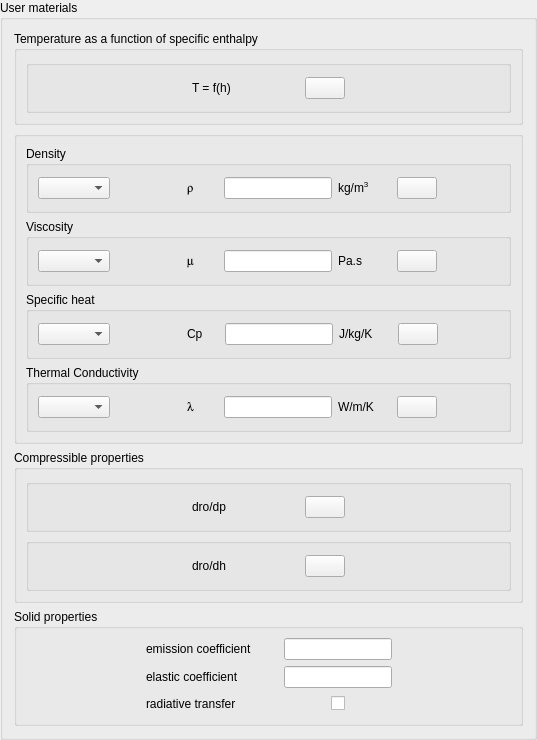
    <widget class="QGroupBox" name="groupBoxConstantProperties">
     <property name="title">
      <string>User materials</string>
     </property>
     <layout class="QGridLayout" name="gridLayout_13">
      <item row="0" column="0">
       <widget class="QGroupBox" name="groupBoxTemperature">
        <property name="title">
         <string>Temperature as a function of specific enthalpy</string>
        </property>
        <layout class="QGridLayout" name="gridLayout_8">
         <item row="0" column="0">
          <widget class="QGroupBox" name="groupBoxDensity_6">
           <property name="title">
            <string/>
           </property>
           <layout class="QGridLayout" name="gridLayout_9">
            <item row="0" column="0">
             <spacer>
              <property name="orientation">
               <enum>Qt::Horizontal</enum>
              </property>
              <property name="sizeHint" stdset="0">
               <size>
                <width>71</width>
                <height>26</height>
               </size>
              </property>
             </spacer>
            </item>
            <item row="0" column="1">
             <layout class="QHBoxLayout" name="_7">
              <property name="spacing">
               <number>6</number>
              </property>
              <property name="margin">
               <number>0</number>
              </property>
              <item>
               <widget class="QLabel" name="labelTemperature">
                <property name="minimumSize">
                 <size>
                  <width>37</width>
                  <height>26</height>
                 </size>
                </property>
                <property name="text">
                 <string>T = f(h)</string>
                </property>
               </widget>
              </item>
              <item>
               <spacer>
                <property name="orientation">
                 <enum>Qt::Horizontal</enum>
                </property>
                <property name="sizeHint" stdset="0">
                 <size>
                  <width>16</width>
                  <height>26</height>
                 </size>
                </property>
               </spacer>
              </item>
              <item>
               <widget class="QPushButton" name="pushButtonTemperature">
                <property name="text">
                 <string/>
                </property>
                <property name="icon">
                 <iconset resource="resources_gui.qrc">
                  <normaloff>:/new/prefix1/icons/22x22/edit-find-replace.png</normaloff>:/new/prefix1/icons/22x22/edit-find-replace.png</iconset>
                </property>
               </widget>
              </item>
             </layout>
            </item>
            <item row="0" column="2">
             <spacer>
              <property name="orientation">
               <enum>Qt::Horizontal</enum>
              </property>
              <property name="sizeHint" stdset="0">
               <size>
                <width>61</width>
                <height>26</height>
               </size>
              </property>
             </spacer>
            </item>
           </layout>
          </widget>
         </item>
        </layout>
       </widget>
      </item>
      <item row="1" column="0">
       <widget class="QGroupBox" name="groupBoxPhysicalProp">
        <property name="title">
         <string/>
        </property>
        <layout class="QGridLayout" name="gridLayout_5">
         <item row="0" column="0">
          <layout class="QVBoxLayout" name="verticalLayout">
           <item>
            <widget class="QGroupBox" name="groupBoxDensity">
             <property name="title">
              <string>Density</string>
             </property>
             <layout class="QGridLayout">
              <property name="margin">
               <number>9</number>
              </property>
              <property name="spacing">
               <number>6</number>
              </property>
              <item row="0" column="1">
               <spacer>
                <property name="orientation">
                 <enum>Qt::Horizontal</enum>
                </property>
                <property name="sizeHint" stdset="0">
                 <size>
                  <width>71</width>
                  <height>26</height>
                 </size>
                </property>
               </spacer>
              </item>
              <item row="0" column="3">
               <spacer>
                <property name="orientation">
                 <enum>Qt::Horizontal</enum>
                </property>
                <property name="sizeHint" stdset="0">
                 <size>
                  <width>61</width>
                  <height>26</height>
                 </size>
                </property>
               </spacer>
              </item>
              <item row="0" column="2">
               <layout class="QHBoxLayout">
                <property name="spacing">
                 <number>6</number>
                </property>
                <property name="margin">
                 <number>0</number>
                </property>
                <item>
                 <widget class="QLabel" name="labelVarRho">
                  <property name="minimumSize">
                   <size>
                    <width>15</width>
                    <height>0</height>
                   </size>
                  </property>
                  <property name="font">
                   <font>
                    <family>Symbol</family>
                   </font>
                  </property>
                  <property name="text">
                   <string>r</string>
                  </property>
                 </widget>
                </item>
                <item>
                 <spacer>
                  <property name="orientation">
                   <enum>Qt::Horizontal</enum>
                  </property>
                  <property name="sizeHint" stdset="0">
                   <size>
                    <width>16</width>
                    <height>26</height>
                   </size>
                  </property>
                 </spacer>
                </item>
                <item>
                 <widget class="QLineEdit" name="lineEditDensity"/>
                </item>
                <item>
                 <widget class="QLabel" name="labelUnitDensity">
                  <property name="minimumSize">
                   <size>
                    <width>37</width>
                    <height>26</height>
                   </size>
                  </property>
                  <property name="text">
                   <string>kg/m&lt;sup&gt;3&lt;/sup&gt;</string>
                  </property>
                 </widget>
                </item>
                <item>
                 <spacer>
                  <property name="orientation">
                   <enum>Qt::Horizontal</enum>
                  </property>
                  <property name="sizeHint" stdset="0">
                   <size>
                    <width>16</width>
                    <height>26</height>
                   </size>
                  </property>
                 </spacer>
                </item>
                <item>
                 <widget class="QPushButton" name="pushButtonDensity">
                  <property name="text">
                   <string/>
                  </property>
                  <property name="icon">
                   <iconset resource="resources_gui.qrc">
                    <normaloff>:/new/prefix1/icons/22x22/edit-find-replace.png</normaloff>:/new/prefix1/icons/22x22/edit-find-replace.png</iconset>
                  </property>
                 </widget>
                </item>
               </layout>
              </item>
              <item row="0" column="0">
               <widget class="QComboBox" name="comboBoxDensity"/>
              </item>
             </layout>
            </widget>
           </item>
           <item>
            <widget class="QGroupBox" name="groupBoxViscosity">
             <property name="title">
              <string>Viscosity</string>
             </property>
             <layout class="QGridLayout">
              <property name="margin">
               <number>9</number>
              </property>
              <property name="spacing">
               <number>6</number>
              </property>
              <item row="0" column="0">
               <widget class="QComboBox" name="comboBoxViscosity"/>
              </item>
              <item row="0" column="1">
               <spacer>
                <property name="orientation">
                 <enum>Qt::Horizontal</enum>
                </property>
                <property name="sizeHint" stdset="0">
                 <size>
                  <width>71</width>
                  <height>26</height>
                 </size>
                </property>
               </spacer>
              </item>
              <item row="0" column="3">
               <spacer>
                <property name="orientation">
                 <enum>Qt::Horizontal</enum>
                </property>
                <property name="sizeHint" stdset="0">
                 <size>
                  <width>61</width>
                  <height>26</height>
                 </size>
                </property>
               </spacer>
              </item>
              <item row="0" column="2">
               <layout class="QHBoxLayout">
                <property name="spacing">
                 <number>6</number>
                </property>
                <property name="margin">
                 <number>0</number>
                </property>
                <item>
                 <widget class="QLabel" name="labelVarMu">
                  <property name="minimumSize">
                   <size>
                    <width>15</width>
                    <height>0</height>
                   </size>
                  </property>
                  <property name="font">
                   <font>
                    <family>Symbol</family>
                   </font>
                  </property>
                  <property name="text">
                   <string>m</string>
                  </property>
                 </widget>
                </item>
                <item>
                 <spacer>
                  <property name="orientation">
                   <enum>Qt::Horizontal</enum>
                  </property>
                  <property name="sizeHint" stdset="0">
                   <size>
                    <width>16</width>
                    <height>26</height>
                   </size>
                  </property>
                 </spacer>
                </item>
                <item>
                 <widget class="QLineEdit" name="lineEditViscosity"/>
                </item>
                <item>
                 <widget class="QLabel" name="labelUnitViscosity">
                  <property name="minimumSize">
                   <size>
                    <width>37</width>
                    <height>26</height>
                   </size>
                  </property>
                  <property name="text">
                   <string>Pa.s</string>
                  </property>
                 </widget>
                </item>
                <item>
                 <spacer>
                  <property name="orientation">
                   <enum>Qt::Horizontal</enum>
                  </property>
                  <property name="sizeHint" stdset="0">
                   <size>
                    <width>16</width>
                    <height>26</height>
                   </size>
                  </property>
                 </spacer>
                </item>
                <item>
                 <widget class="QPushButton" name="pushButtonViscosity">
                  <property name="text">
                   <string/>
                  </property>
                  <property name="icon">
                   <iconset resource="resources_gui.qrc">
                    <normaloff>:/new/prefix1/icons/22x22/edit-find-replace.png</normaloff>:/new/prefix1/icons/22x22/edit-find-replace.png</iconset>
                  </property>
                 </widget>
                </item>
               </layout>
              </item>
             </layout>
            </widget>
           </item>
           <item>
            <widget class="QGroupBox" name="groupBoxSpecificHeat">
             <property name="title">
              <string>Specific heat</string>
             </property>
             <layout class="QGridLayout">
              <property name="margin">
               <number>9</number>
              </property>
              <property name="spacing">
               <number>6</number>
              </property>
              <item row="0" column="0">
               <widget class="QComboBox" name="comboBoxSpecificHeat"/>
              </item>
              <item row="0" column="1">
               <spacer>
                <property name="orientation">
                 <enum>Qt::Horizontal</enum>
                </property>
                <property name="sizeHint" stdset="0">
                 <size>
                  <width>71</width>
                  <height>26</height>
                 </size>
                </property>
               </spacer>
              </item>
              <item row="0" column="3">
               <spacer>
                <property name="orientation">
                 <enum>Qt::Horizontal</enum>
                </property>
                <property name="sizeHint" stdset="0">
                 <size>
                  <width>61</width>
                  <height>26</height>
                 </size>
                </property>
               </spacer>
              </item>
              <item row="0" column="2">
               <layout class="QHBoxLayout">
                <property name="spacing">
                 <number>6</number>
                </property>
                <property name="margin">
                 <number>0</number>
                </property>
                <item>
                 <widget class="QLabel" name="labelVarCp">
                  <property name="minimumSize">
                   <size>
                    <width>15</width>
                    <height>0</height>
                   </size>
                  </property>
                  <property name="text">
                   <string>Cp</string>
                  </property>
                 </widget>
                </item>
                <item>
                 <spacer>
                  <property name="orientation">
                   <enum>Qt::Horizontal</enum>
                  </property>
                  <property name="sizeHint" stdset="0">
                   <size>
                    <width>16</width>
                    <height>26</height>
                   </size>
                  </property>
                 </spacer>
                </item>
                <item>
                 <widget class="QLineEdit" name="lineEditSpecificHeat"/>
                </item>
                <item>
                 <widget class="QLabel" name="labelUnitSpecificHeat">
                  <property name="minimumSize">
                   <size>
                    <width>37</width>
                    <height>26</height>
                   </size>
                  </property>
                  <property name="text">
                   <string>J/kg/K</string>
                  </property>
                 </widget>
                </item>
                <item>
                 <spacer>
                  <property name="orientation">
                   <enum>Qt::Horizontal</enum>
                  </property>
                  <property name="sizeHint" stdset="0">
                   <size>
                    <width>16</width>
                    <height>26</height>
                   </size>
                  </property>
                 </spacer>
                </item>
                <item>
                 <widget class="QPushButton" name="pushButtonSpecificHeat">
                  <property name="text">
                   <string/>
                  </property>
                  <property name="icon">
                   <iconset resource="resources_gui.qrc">
                    <normaloff>:/new/prefix1/icons/22x22/edit-find-replace.png</normaloff>:/new/prefix1/icons/22x22/edit-find-replace.png</iconset>
                  </property>
                 </widget>
                </item>
               </layout>
              </item>
             </layout>
            </widget>
           </item>
           <item>
            <widget class="QGroupBox" name="groupBoxThermodConductivity">
             <property name="title">
              <string>Thermal Conductivity</string>
             </property>
             <layout class="QGridLayout">
              <property name="margin">
               <number>9</number>
              </property>
              <property name="spacing">
               <number>6</number>
              </property>
              <item row="0" column="0">
               <widget class="QComboBox" name="comboBoxThermalConductivity"/>
              </item>
              <item row="0" column="1">
               <spacer>
                <property name="orientation">
                 <enum>Qt::Horizontal</enum>
                </property>
                <property name="sizeHint" stdset="0">
                 <size>
                  <width>71</width>
                  <height>26</height>
                 </size>
                </property>
               </spacer>
              </item>
              <item row="0" column="3">
               <spacer>
                <property name="orientation">
                 <enum>Qt::Horizontal</enum>
                </property>
                <property name="sizeHint" stdset="0">
                 <size>
                  <width>61</width>
                  <height>26</height>
                 </size>
                </property>
               </spacer>
              </item>
              <item row="0" column="2">
               <layout class="QHBoxLayout">
                <property name="spacing">
                 <number>6</number>
                </property>
                <property name="margin">
                 <number>0</number>
                </property>
                <item>
                 <widget class="QLabel" name="labelVarAl">
                  <property name="minimumSize">
                   <size>
                    <width>15</width>
                    <height>0</height>
                   </size>
                  </property>
                  <property name="font">
                   <font>
                    <family>Symbol</family>
                   </font>
                  </property>
                  <property name="text">
                   <string>l</string>
                  </property>
                 </widget>
                </item>
                <item>
                 <spacer>
                  <property name="orientation">
                   <enum>Qt::Horizontal</enum>
                  </property>
                  <property name="sizeHint" stdset="0">
                   <size>
                    <width>16</width>
                    <height>26</height>
                   </size>
                  </property>
                 </spacer>
                </item>
                <item>
                 <widget class="QLineEdit" name="lineEditThermalConductivity"/>
                </item>
                <item>
                 <widget class="QLabel" name="labelUnitThermalConductivity">
                  <property name="minimumSize">
                   <size>
                    <width>37</width>
                    <height>26</height>
                   </size>
                  </property>
                  <property name="text">
                   <string>W/m/K</string>
                  </property>
                 </widget>
                </item>
                <item>
                 <spacer>
                  <property name="orientation">
                   <enum>Qt::Horizontal</enum>
                  </property>
                  <property name="sizeHint" stdset="0">
                   <size>
                    <width>16</width>
                    <height>26</height>
                   </size>
                  </property>
                 </spacer>
                </item>
                <item>
                 <widget class="QPushButton" name="pushButtonThermalConductivity">
                  <property name="text">
                   <string/>
                  </property>
                  <property name="icon">
                   <iconset resource="resources_gui.qrc">
                    <normaloff>:/new/prefix1/icons/22x22/edit-find-replace.png</normaloff>:/new/prefix1/icons/22x22/edit-find-replace.png</iconset>
                  </property>
                 </widget>
                </item>
               </layout>
              </item>
             </layout>
            </widget>
           </item>
          </layout>
         </item>
        </layout>
       </widget>
      </item>
      <item row="2" column="0">
       <widget class="QGroupBox" name="groupBoxCompressible">
        <property name="title">
         <string>Compressible properties</string>
        </property>
        <layout class="QGridLayout" name="gridLayout_4">
         <item row="0" column="0">
          <widget class="QGroupBox" name="groupBoxDensity_2">
           <property name="title">
            <string/>
           </property>
           <layout class="QGridLayout" name="gridLayout">
            <item row="0" column="0">
             <spacer>
              <property name="orientation">
               <enum>Qt::Horizontal</enum>
              </property>
              <property name="sizeHint" stdset="0">
               <size>
                <width>71</width>
                <height>26</height>
               </size>
              </property>
             </spacer>
            </item>
            <item row="0" column="1">
             <layout class="QHBoxLayout" name="_3">
              <property name="spacing">
               <number>6</number>
              </property>
              <property name="margin">
               <number>0</number>
              </property>
              <item>
               <widget class="QLabel" name="labeldRodp">
                <property name="minimumSize">
                 <size>
                  <width>37</width>
                  <height>26</height>
                 </size>
                </property>
                <property name="text">
                 <string>dro/dp</string>
                </property>
               </widget>
              </item>
              <item>
               <spacer>
                <property name="orientation">
                 <enum>Qt::Horizontal</enum>
                </property>
                <property name="sizeHint" stdset="0">
                 <size>
                  <width>16</width>
                  <height>26</height>
                 </size>
                </property>
               </spacer>
              </item>
              <item>
               <widget class="QPushButton" name="pushButtondRodp">
                <property name="text">
                 <string/>
                </property>
                <property name="icon">
                 <iconset resource="resources_gui.qrc">
                  <normaloff>:/new/prefix1/icons/22x22/edit-find-replace.png</normaloff>:/new/prefix1/icons/22x22/edit-find-replace.png</iconset>
                </property>
               </widget>
              </item>
             </layout>
            </item>
            <item row="0" column="2">
             <spacer>
              <property name="orientation">
               <enum>Qt::Horizontal</enum>
              </property>
              <property name="sizeHint" stdset="0">
               <size>
                <width>61</width>
                <height>26</height>
               </size>
              </property>
             </spacer>
            </item>
           </layout>
          </widget>
         </item>
         <item row="1" column="0">
          <widget class="QGroupBox" name="groupBoxDensity_3">
           <property name="title">
            <string/>
           </property>
           <layout class="QGridLayout" name="gridLayout_3">
            <item row="0" column="0">
             <spacer>
              <property name="orientation">
               <enum>Qt::Horizontal</enum>
              </property>
              <property name="sizeHint" stdset="0">
               <size>
                <width>71</width>
                <height>26</height>
               </size>
              </property>
             </spacer>
            </item>
            <item row="0" column="1">
             <layout class="QHBoxLayout" name="_5">
              <property name="spacing">
               <number>6</number>
              </property>
              <property name="margin">
               <number>0</number>
              </property>
              <item>
               <widget class="QLabel" name="labeldRodh">
                <property name="minimumSize">
                 <size>
                  <width>37</width>
                  <height>26</height>
                 </size>
                </property>
                <property name="text">
                 <string>dro/dh</string>
                </property>
               </widget>
              </item>
              <item>
               <spacer>
                <property name="orientation">
                 <enum>Qt::Horizontal</enum>
                </property>
                <property name="sizeHint" stdset="0">
                 <size>
                  <width>16</width>
                  <height>26</height>
                 </size>
                </property>
               </spacer>
              </item>
              <item>
               <widget class="QPushButton" name="pushButtondRodh">
                <property name="text">
                 <string/>
                </property>
                <property name="icon">
                 <iconset resource="resources_gui.qrc">
                  <normaloff>:/new/prefix1/icons/22x22/edit-find-replace.png</normaloff>:/new/prefix1/icons/22x22/edit-find-replace.png</iconset>
                </property>
               </widget>
              </item>
             </layout>
            </item>
            <item row="0" column="2">
             <spacer>
              <property name="orientation">
               <enum>Qt::Horizontal</enum>
              </property>
              <property name="sizeHint" stdset="0">
               <size>
                <width>61</width>
                <height>26</height>
               </size>
              </property>
             </spacer>
            </item>
           </layout>
          </widget>
         </item>
        </layout>
       </widget>
      </item>
      <item row="3" column="0">
       <widget class="QGroupBox" name="groupBoxSolidProp">
        <property name="title">
         <string>Solid properties</string>
        </property>
        <layout class="QHBoxLayout" name="horizontalLayout_6">
         <item>
          <spacer>
           <property name="orientation">
            <enum>Qt::Horizontal</enum>
           </property>
           <property name="sizeHint" stdset="0">
            <size>
             <width>40</width>
             <height>20</height>
            </size>
           </property>
          </spacer>
         </item>
         <item>
          <layout class="QGridLayout" name="gridLayout_2">
           <item row="0" column="0" colspan="2">
            <widget class="QLabel" name="label_8">
             <property name="text">
              <string>emission coefficient</string>
             </property>
            </widget>
           </item>
           <item row="0" column="2">
            <spacer>
             <property name="orientation">
              <enum>Qt::Horizontal</enum>
             </property>
             <property name="sizeHint" stdset="0">
              <size>
               <width>20</width>
               <height>20</height>
              </size>
             </property>
            </spacer>
           </item>
           <item row="0" column="3" colspan="3">
            <widget class="QLineEdit" name="lineEditEmissivity"/>
           </item>
           <item row="1" column="0">
            <widget class="QLabel" name="label_7">
             <property name="text">
              <string>elastic coefficient</string>
             </property>
            </widget>
           </item>
           <item row="1" column="1" colspan="2">
            <spacer>
             <property name="orientation">
              <enum>Qt::Horizontal</enum>
             </property>
             <property name="sizeHint" stdset="0">
              <size>
               <width>20</width>
               <height>20</height>
              </size>
             </property>
            </spacer>
           </item>
           <item row="1" column="3" colspan="3">
            <widget class="QLineEdit" name="lineEditElastCoef"/>
           </item>
           <item row="2" column="0" colspan="3">
            <widget class="QLabel" name="label_2">
             <property name="text">
              <string>radiative transfer</string>
             </property>
            </widget>
           </item>
           <item row="2" column="3">
            <spacer>
             <property name="orientation">
              <enum>Qt::Horizontal</enum>
             </property>
             <property name="sizeHint" stdset="0">
              <size>
               <width>40</width>
               <height>20</height>
              </size>
             </property>
            </spacer>
           </item>
           <item row="2" column="4">
            <widget class="QCheckBox" name="checkBoxRadiativeTransfer">
             <property name="text">
              <string/>
             </property>
            </widget>
           </item>
           <item row="2" column="5">
            <spacer>
             <property name="orientation">
              <enum>Qt::Horizontal</enum>
             </property>
             <property name="sizeHint" stdset="0">
              <size>
               <width>40</width>
               <height>20</height>
              </size>
             </property>
            </spacer>
           </item>
          </layout>
         </item>
         <item>
          <spacer>
           <property name="orientation">
            <enum>Qt::Horizontal</enum>
           </property>
           <property name="sizeHint" stdset="0">
            <size>
             <width>40</width>
             <height>20</height>
            </size>
           </property>
          </spacer>
         </item>
        </layout>
       </widget>
      </item>
     </layout>
    </widget>
